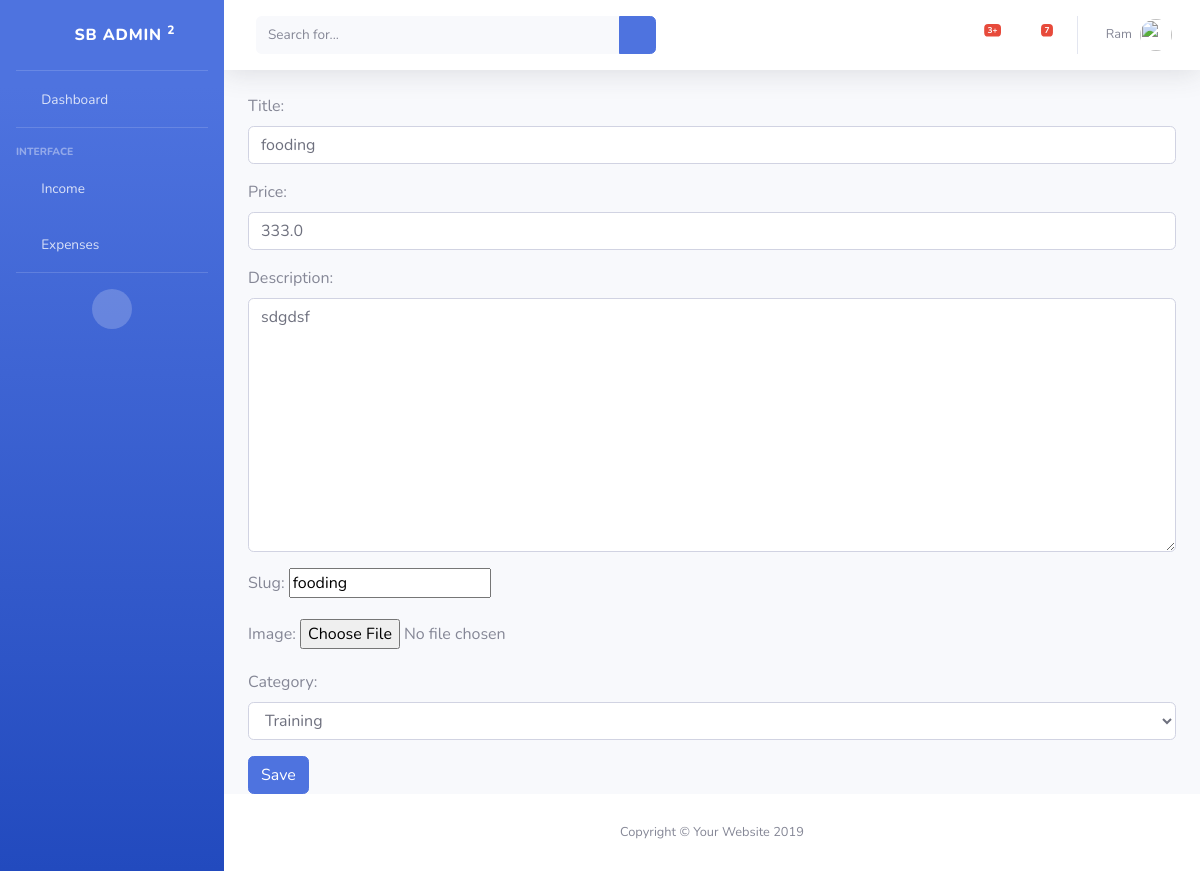
The app's page /income/update/fooding (signed in) with its own data.
### account/models.py (models this page shows, shortened)
class Account(AbstractBaseUser):
    email = models.EmailField(verbose_name="Enter your email",
                              unique=True)
    contact_no = models.CharField(max_length=100,null=True,blank=True,verbose_name="Contact Number",unique=True)
    firstname = models.CharField(verbose_name="First Name",max_length=100,null=True,blank=True)
    lastname = models.CharField(verbose_name="Last Name",max_length=100, null=True, blank=True)
    is_active = models.BooleanField(default=True)
    is_admin = models.BooleanField(default=False)
    objects  = AccountManager()
    USERNAME_FIELD = 'email'

### income/models.py (models this page shows, shortened)
class Income(Abs):
    image = models.ImageField(upload_to='income/', null=True, blank=True)
    category = models.ForeignKey(IncomeCategory, on_delete=models.CASCADE)
    objects = IncomeManager()
    class Meta:
        db_table = 'income'

class IncomeCategory(Category):
    objects = IncomeCategoryManager()
    def __str__(self):
        return self.title
    class Meta:
        db_table = 'incomecategory'
        unique_together = ('user_id','title')

### income/views.py (the view)
# urls.py: path('update/<slug:slug>',editIncome,name="edit_income"),
def editIncome(request,slug):
    form = IncomeFrom(request.user.id,request.POST or None,
                      request.FILES or None,
                      instance=Income.objects.get(slug=slug))
    if form.is_valid():
        form.save()
        messages.add_message(request,messages.SUCCESS,"Successfully updated")
        return redirect('income')
    return render(request,'edit_income.html',{'form':form})

### income/forms.py
class IncomeFrom(forms.ModelForm):
    title = forms.CharField(widget=forms.TextInput(attrs={'class': 'form-control'}))
    price = forms.FloatField(widget=forms.NumberInput(attrs={'class': 'form-control'}))
    description = forms.CharField(widget=forms.Textarea(attrs={'class': 'form-control'}))
    category = forms.ModelChoiceField(queryset=None,widget=forms.Select(attrs={'class':'form-control'}))
    def __init__(self,id,*args,**kwargs):
        super().__init__(*args,**kwargs)
        self.fields['category'].queryset = IncomeCategory.objects.filter(user_id=id)
    class Meta:
        model = Income
        fields ='__all__'

### templates/edit_income.html (shortened to what this page needs)
{% extends 'master/master.html' %}
 {% block 'sidebar' %}
  {% include 'component/sidebar.html' %}
 {% endblock %}
 {% block 'navbar' %}
  {% include 'component/nav.html' %}
 {% endblock %}
 {% block 'footer' %}
{% include 'component/footer.html' %}
 {% endblock %}
{% block 'body' %}
 <form method="post" enctype="multipart/form-data">
      {{form.as_p}}
      <button type="submit" class="btn btn-primary">Save</button>
  </form>
{% endblock %}

### templates/component/nav.html (shortened to what this page needs)
        <nav class="navbar navbar-expand navbar-light bg-white topbar mb-4 static-top shadow">
          <form class="d-none d-sm-inline-block form-inline mr-auto ml-md-3 my-2 my-md-0 mw-100 navbar-search">
            <div class="input-group">
              <input type="text" class="form-control bg-light border-0 small" placeholder="Search for..." aria-label="Search" aria-describedby="basic-addon2">
              <div class="input-group-append">
                <button class="btn btn-primary" type="button">
                  <i class="fas fa-search fa-sm"></i>
                </button>
              </div>
            </div>
          </form>
          <ul class="navbar-nav ml-auto">
            <li class="nav-item dropdown no-arrow mx-1">
              <a class="nav-link dropdown-toggle" href="#" id="alertsDropdown" role="button" data-toggle="dropdown" aria-haspopup="true" aria-expanded="false">
                <i class="fas fa-bell fa-fw"></i>
                <span class="badge badge-danger badge-counter">3+</span>
              </a>
            </li>
            <li class="nav-item dropdown no-arrow mx-1">
              <a class="nav-link dropdown-toggle" href="#" id="messagesDropdown" role="button" data-toggle="dropdown" aria-haspopup="true" aria-expanded="false">
                <i class="fas fa-envelope fa-fw"></i>
                <span class="badge badge-danger badge-counter">7</span>
              </a>
            </li>
            <li class="nav-item dropdown no-arrow">
              <a class="nav-link dropdown-toggle" href="#" id="userDropdown" role="button" data-toggle="dropdown" aria-haspopup="true" aria-expanded="false">
                <span class="mr-2 d-none d-lg-inline text-gray-600 small">{{request.user.firstname}}</span>
                <img class="img-profile rounded-circle" src="https://source.unsplash.com/QAB-WJcbgJk/60x60">
              </a>
            </li>
          </ul>
        </nav>

### records on screen
Account: user.firstname "Ram"
Income: title "fooding", price "333.0", description "sdgdsf", slug "fooding", category "Training"
